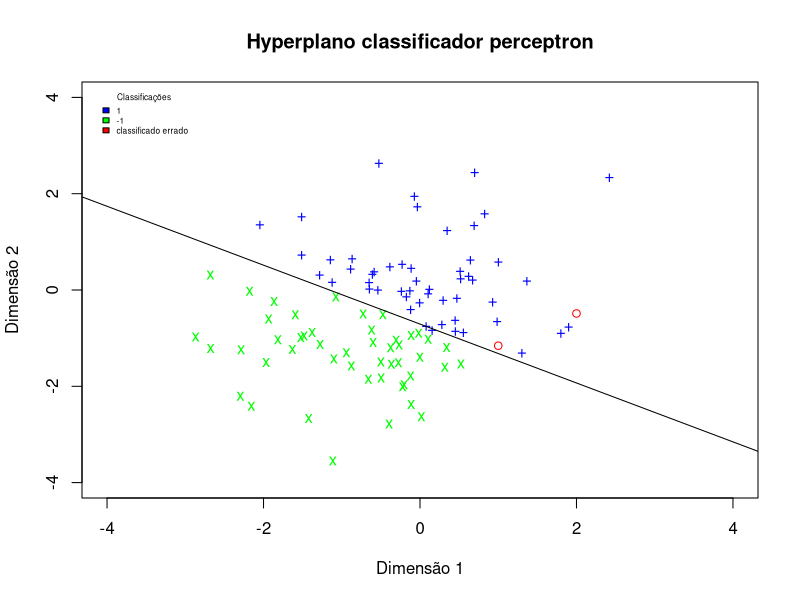
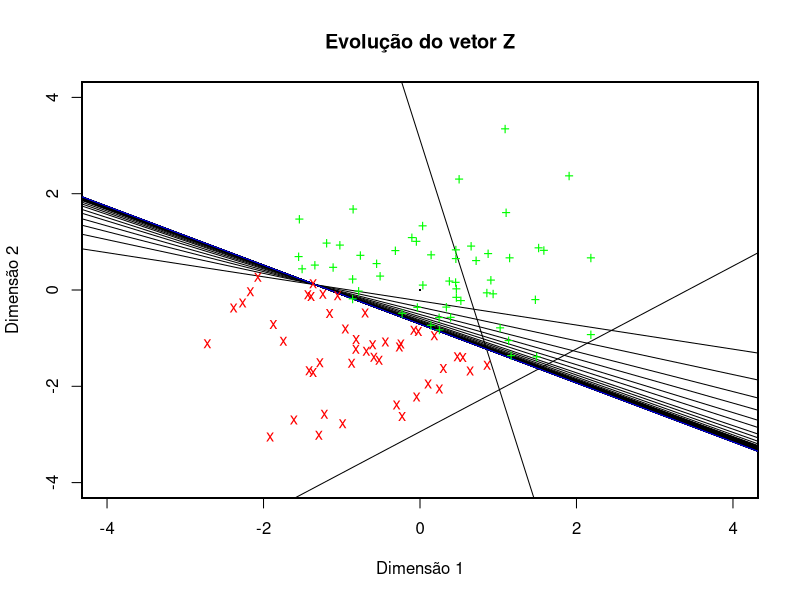

These charts were generated, in order, by the following R code:
## ---- chunk 1
#Inputs
#w:  w[1:d] is the normal vector of a hyperplane, 
#    w[d+1] = -c is the negative offset parameter. 
#n: sample size

#Outputs
#S: n by (d+1) sample matrix with last col 1
#y: vector of the associated class labels

fakedata <- function(w, n){
  
  if(! require(MASS))
  {
    install.packages("MASS")
  }
  if(! require(mvtnorm))
  {
    install.packages("mvtnorm")
  }
  
  require(MASS)
  require(mvtnorm)
  
  # obtain dimension
  d <- length(w)-1
  
  # compute the offset vector and a Basis consisting of w and its nullspace
  offset <- -w[length(w)] * w[1:d] / sum(w[1:d]^2)
  Basis <- cbind(Null(w[1:d]), w[1:d])	 
  
  # Create samples, correct for offset, and extend
  # rmvnorm(n,mean,sigme) ~ generate n samples from N(0,I) distribution
  S <- rmvnorm(n, mean=rep(0,d),sigma = diag(1,d)) %*%  t(Basis) 
  S <- S + matrix(rep(offset,n),n,d,byrow=T)
  S <- cbind(S,1)
  
  # compute the class assignments
  y <- as.vector(sign(S %*% w))
  
  # add corrective factors to points that lie on the hyperplane.
  S[y==0,1:d] <- S[y==0,1:d] + runif(1,-0.5,0.5)*10^(-4)
  y = as.vector(sign(S %*% w))
  return(list(S=S, y=y))
  
} # end function fakedata
## ---- chunk 2
classify <- function(S,z) {
  y <- sign(S %*% z)
  y
  }
## ---- chunk 3
perceptrain <- function(S,y){
  m <- ncol(S)
  n <- nrow(S)
  z <- rnorm(m)
  z_hist <- matrix(ncol=m,nrow=1)
  z_hist[1,] <- z
  
  for(k in 1:10000) {
    custo <- 0
    dc <- 0
    z_hist <- rbind(z_hist, matrix(ncol = m, nrow = 1))
    
    for (i in 1:n) {
      x_linha <- S[i,]
      
      if (sign(z %*% x_linha) != y[i]) {
      custo <- custo + abs(z %*% x_linha)
      dc <- dc + (-y[i]) * x_linha
       }
    }
    
    if(custo == 0){
      return(z_hist[-(k+1),])
    }
    
    z <- z - 1/k * dc
    z_hist[k+1,] <- z
    
    }
  return(k)
}
## ---- chunk 4
z <- rnorm(3) #Criando o vetor de 3 dimensões

treino <- fakedata(z,100) #matriz de dados para treinar o perceptron

perceptron <- perceptrain(treino$S,treino$y) #treinando um perceptron

teste <- fakedata(z,100) #matriz de dados para testar o perceptron

n <- nrow(perceptron)

n #numero de iterações

perceptron[n,]  #Vetor perceptron de 3 dimensões já treinado

classes_teste <- classify(teste$S, perceptron[n,]) #classificando a matriz de dados teste 

table(teste$y==classes_teste) #contabilizando as classificações "false"=má classificados "true"=corretamente classificados
## ---- chunk 5
x <- teste$S[which(teste$y==1),1:2] #pontos que estão classificados a "direita"

x1 <- teste$S[which(teste$y==-1),1:2] #pontos que estão classificados a "esquerda"

erro <- treino$S[which(teste$y!=classes_teste),1:2] # pontos que estão mal classificados

plot(x, pch = c("+"), col = "blue", xlim = c(-4,4), ylim = c(-4,4), xlab = "Dimensão 1", ylab = "Dimensão 2", main = "Hyperplano classificador perceptron")

points(x1, pch = c("x"), col = "green")

points(erro,col="red")

legend("topleft", title = "Classificações", 
       c("1","-1","classificado errado"),fill = c("blue","green","red"),cex=.5,bty="n",inset=.02)

r <- perceptron[n,] #perceptron

m <- (1/(sqrt(r[1]^2 + r[2]^2))) * r #dividindo pela norma o perceptron

R <- Null(m[1:2])  #achando o vetor que é perpendicular ao vetor normal achado pelo perceptron

b <- R[2]/R[1] #inclinação do hyperplano

abline(a = -sign(m[2]) * m[3] * sqrt(b^2 + 1), b = b, col = 1) #hyperplano

## ---- chunk 6
hyperplanos <- function(T,treino) {
  n <- nrow(T)
  for (i in 1:n) {
    m <- (1/(sqrt(T[i,1]^2 + T[i,2]^2))) * T[i, ] #normalizando cada vetor V
    r <- Null(m[1:2]) #vetor perpendicular ao vetor normal (vetor que é orthogonal ao vetor normal, ou seja perpendicular)
    if (i < n) {
      b = r[2]/r[1] #inclinação da reta
      plot( 0, 0, cex = 0.0001, xlim = c(-4,4), ylim = c(-4,4), ann = F,
            xaxt = "n", yaxt = "n")
      abline(a = -sign(m[2]) * m[3] * sqrt(b^2 + 1), b = b)
      par(new = TRUE)
    }
    else {
      plot( 0, 0, cex = 0.0001, xlim = c(-4,4), ylim = c(-4,4), xlab = 
              "Dimensão 1", ylab = "Dimensão 2", main = "Evolução do vetor Z")
      b = r[2]/r[1] #inclinação da reta
      abline(a = -sign(m[2]) * m[3] * sqrt(b^2 + 1), b = r[2]/r[1],col="blue")
    }
  }
  points(treino$S[which(treino$y==1),1:2], pch = c("+"), col = "green")
  points(treino$S[which(treino$y==-1),1:2], pch = c("x"), col = "red")
  par(new = TRUE)
}

hyperplanos(perceptron,treino)
